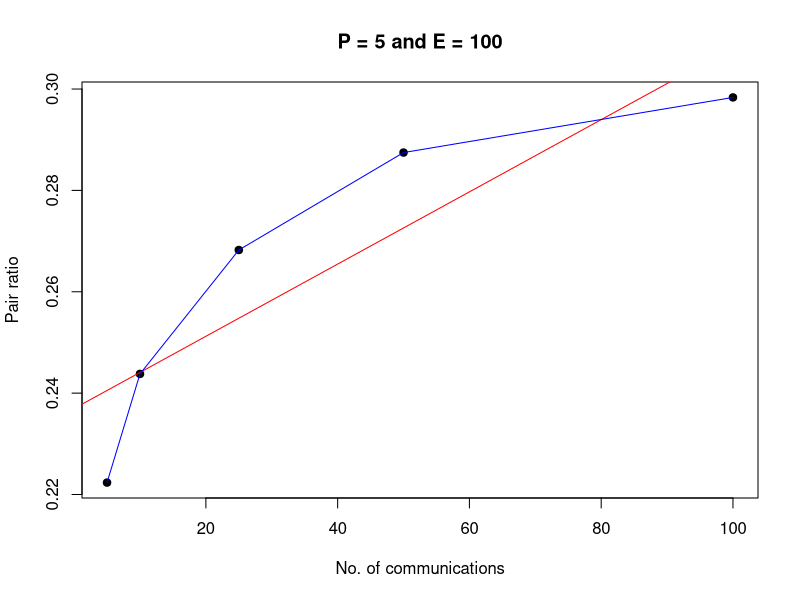

The R script that drew this image:
setwd("Idea Projects/DSSCW2/")
data = read.csv("fixed.csv")

data_mean <- data.frame(threads = integer(0), events = integer(0), comms = integer(0), 
                        pairs = double(0), non.pairs = double(0), ratio = double(0))

for(index in 1:4) {
  seq <- (((index-1)*100)+1):(index*100)
  data_mean[index, ] <- c(5, 100, data$Communications[index*100], 
                          mean(data$Pairs[seq]), mean(data$Non.pairs[seq]), 0)
}

data_mean[5, ] <- c(5, 100, 100, mean(data$Pairs[401:410]), mean(data$Non.pairs[401:410]), 0)

data_mean$ratio <- c((data_mean$pairs/(data_mean$pairs + data_mean$non.pairs)))

plot(data_mean$comms, data_mean$ratio, main="P = 5 and E = 100", 
     ylab="Pair ratio", xlab="No. of communications", pch=19)

abline(lm(data_mean$ratio~data_mean$comms), col="red") # regression line (y~x) 
lines(lowess(data_mean$comms, data_mean$ratio), col="blue") # lowess line (x,y)
